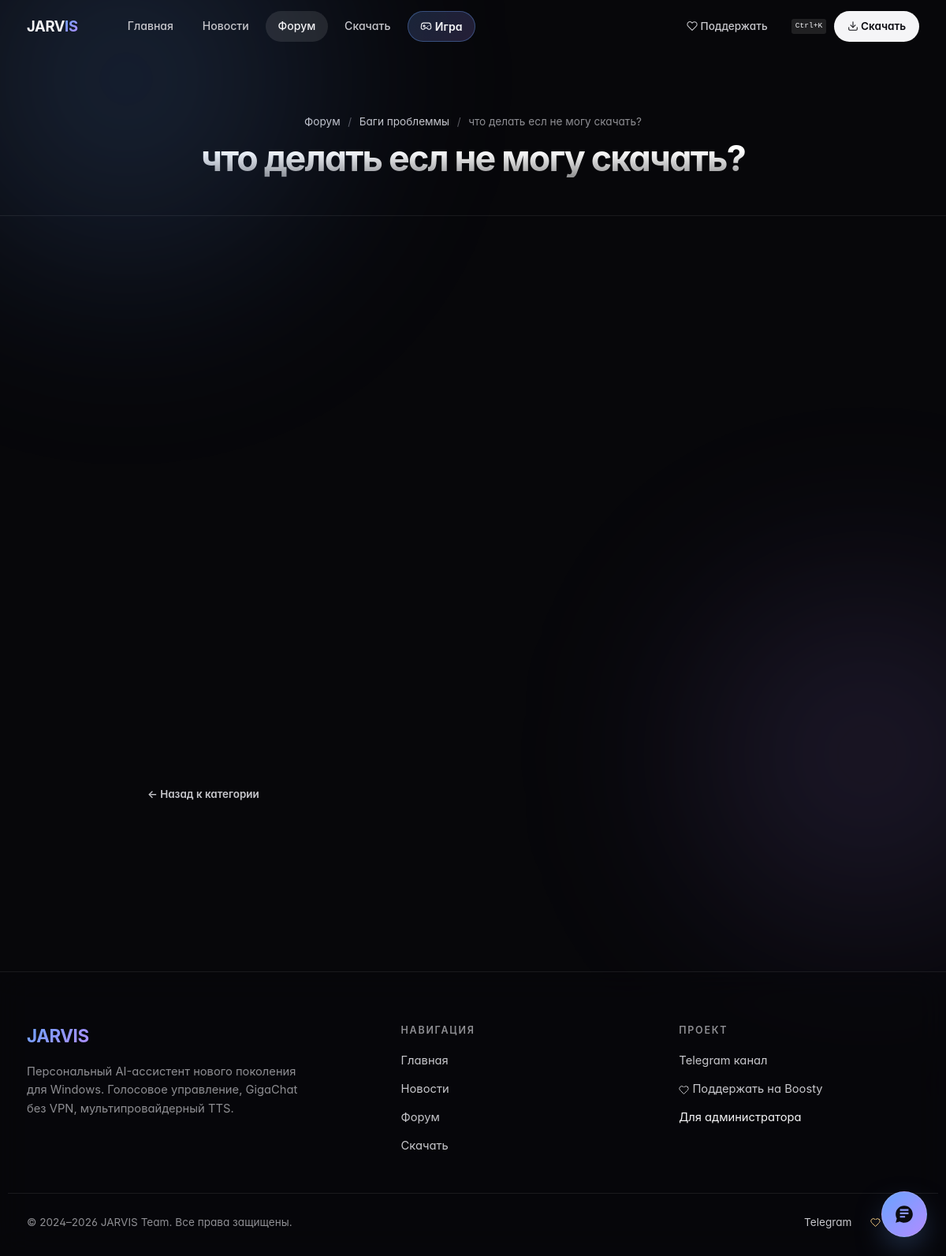
/forum/5/2, run on the app's committed database.
### tables this page shows
CREATE TABLE forum_categories (
    id INTEGER PRIMARY KEY AUTOINCREMENT,
    name TEXT NOT NULL,
    description TEXT DEFAULT '',
    icon TEXT DEFAULT '💬',
    sort_order INTEGER DEFAULT 0
);

CREATE TABLE forum_posts (
    id INTEGER PRIMARY KEY AUTOINCREMENT,
    category_id INTEGER REFERENCES forum_categories(id) ON DELETE CASCADE,
    title TEXT NOT NULL,
    content TEXT NOT NULL,
    author_name TEXT DEFAULT 'Аноним',
    views INTEGER DEFAULT 0,
    is_pinned INTEGER DEFAULT 0,
    is_locked INTEGER DEFAULT 0,
    created_at TIMESTAMP DEFAULT CURRENT_TIMESTAMP
);

### server.py (the view)
@app.route("/forum/<int:cat_id>/<int:post_id>", methods=["GET"])
def forum_post(cat_id, post_id):
    db = get_conn()
    post = db.execute("SELECT * FROM forum_posts WHERE id=? AND category_id=?",
                      (post_id, cat_id)).fetchone()
    if not post:
        abort(404)
    db.execute("UPDATE forum_posts SET views=views+1 WHERE id=?", (post_id,))
    db.commit()
    category = db.execute("SELECT * FROM forum_categories WHERE id=?", (cat_id,)).fetchone()
    replies = db.execute(
        "SELECT * FROM forum_replies WHERE post_id=? ORDER BY created_at", (post_id,)
    ).fetchall()
    return render_template("forum_post.html", post=post, replies=replies, category=category)

### database.py (called while the page is built)
def get_db():
    conn = sqlite3.connect(DB_PATH)
    conn.row_factory = sqlite3.Row
    conn.execute("PRAGMA foreign_keys = ON")
    return conn

### server.py (called while the page is built)
def get_conn():
    if "db" not in g:
        g.db = get_db()
    return g.db

@app.before_request
def track_visit():
    path = request.path
    if any(path.startswith(p) for p in SKIP_TRACK_PREFIXES):
        return
    try:
        import hashlib
        ip = request.headers.get("X-Forwarded-For", request.remote_addr or "")
        ip_hash = hashlib.md5(ip.encode()).hexdigest()[:12]
        referrer = (request.referrer or "")[:200]
        db = get_conn()
        db.execute(
            "INSERT INTO page_visits (path, ip_hash, referrer) VALUES (?, ?, ?)",
            (path, ip_hash, referrer)
        )
        db.commit()
    except Exception:
        pass

def _site_settings_dict():
    out = dict(DEFAULT_SETTINGS)
    try:
        rows = get_conn().execute("SELECT key, value FROM site_settings").fetchall()
        for r in rows:
            key, val = r["key"], r["value"]
            if not val and key not in _BOOL_SETTING_KEYS_BASE and key in DEFAULT_SETTINGS:
                out[key] = DEFAULT_SETTINGS[key]
            else:
                out[key] = val
    except Exception:
        pass
    return out

@app.context_processor
def inject_globals():
    s = _site_settings_dict()
    s["summer_design_bool"] = (s.get("summer_design", "0") == "1")
    s["event_active_bool"]  = (s.get("event_active",  "0") == "1")
    s["ann_enabled_bool"]   = (s.get("ann_enabled",   "0") == "1")
    s["gate_tg_enabled_bool"] = (s.get("gate_tg_enabled", "0") == "1")
    s["game_enabled_bool"]  = (s.get("game_enabled",  "0") == "1")
    return {
        "site":           s,
        "summer_design":  s["summer_design_bool"],
        "event_active":   s["event_active_bool"],
        "event_title":    s.get("event_title", ""),
    }

### templates/forum_post.html (shortened to what this page needs)
{% extends 'base.html' %}
{% from '_icons.html' import icon %}
{% block content %}
<div class="page-header">
    <div class="page-header-inner">
        <div class="breadcrumb">
            <a href="{{ url_for('forum') }}">Форум</a>
            <span class="breadcrumb-sep">/</span>
            <a href="{{ url_for('forum_category', cat_id=category['id']) }}">{{ category['name'] }}</a>
            <span class="breadcrumb-sep">/</span>
            <span>{{ post['title'][:50] }}{% if post['title']|length > 50 %}…{% endif %}</span>
        </div>
        <h1 class="page-header-title" style="font-size: clamp(1.6rem, 4vw, 2.8rem)">
            {{ post['title'] }}
        </h1>
    </div>
</div>
<section class="section" style="padding-top: 3rem;">
    <div class="thread">
        {% set author_initial = (post['author_name'] or 'A')[:1] %}
        <div style="margin-top: 2rem;">
            <a href="{{ url_for('forum_category', cat_id=category['id']) }}"
               class="btn btn-ghost btn-sm">← Назад к категории</a>
        </div>
    </div>
</section>
{% endblock %}

### static/css/style.css (style rules this page uses)
:root { --bg: #07070a; --bg-2: #0b0b10; --bg-3: #101018; --line: rgba(255, 255, 255, 0.08); --line-2: rgba(255, 255, 255, 0.14); --glass: rgba(255, 255, 255, 0.04); --glass-2: rgba(255, 255, 255, 0.07); --glass-hi: rgba(255, 255, 255, 0.10); --text: #f5f5f7; --text-2: #c7c7cc; --text-3: #8e8e93; --text-4: #5a5a60; --accent: #6aa3ff; --accent-2: #b18cff; --accent-3: #ff7ab6; --gold: #f4c87a; --danger: #ff5e5e; --success: #34d399; --radius-sm: 10px; --radius: 16px; --radius-lg: 22px; --radius-xl: 28px; --shadow-1: 0 4px 24px -8px rgba(0, 0, 0, 0.6); --shadow-2: 0 24px 60px -20px rgba(0, 0, 0, 0.7); --shadow-3: 0 40px 100px -30px rgba(0, 0, 0, 0.8); --ease: cubic-bezier(0.22, 1, 0.36, 1); --font: "Inter", -apple-system, BlinkMacSystemFont, "Segoe UI", system-ui, sans-serif; --font-display: "Inter", -apple-system, BlinkMacSystemFont, "Segoe UI", sans-serif; --font-mono: "JetBrains Mono", ui-monospace, "SF Mono", Menlo, Consolas, monospace; --container: 1180px; }
*, *::before, *::after { box-sizing: border-box; }
html { scroll-behavior: smooth; -webkit-text-size-adjust: 100%; }
body { margin: 0; background: var(--bg); color: var(--text); font-family: var(--font); font-feature-settings: "ss01", "cv11"; -webkit-font-smoothing: antialiased; -moz-osx-font-smoothing: grayscale; line-height: 1.55; overflow-x: hidden; min-height: 100vh; position: relative; }
a { color: inherit; text-decoration: none; }
h1, h2, h3, h4 { margin: 0; font-weight: 600; letter-spacing: -0.02em; line-height: 1.1; }
body::before, body::after { content: ""; position: fixed; pointer-events: none; z-index: 0; border-radius: 50%; filter: blur(120px); opacity: 0.55; will-change: transform; }
body::before { width: 720px; height: 720px; background: radial-gradient(circle, rgba(106, 163, 255, 0.45), transparent 70%); top: -260px; left: -200px; animation: float-a 22s var(--ease) infinite alternate; }
body::after { width: 640px; height: 640px; background: radial-gradient(circle, rgba(177, 140, 255, 0.35), transparent 70%); top: 40%; right: -220px; animation: float-b 26s var(--ease) infinite alternate; }
main, footer, nav, section { position: relative; z-index: 1; }
.section { padding: 7rem 0; position: relative; }
.btn { display: inline-flex; align-items: center; justify-content: center; gap: 0.55rem; padding: 0.78rem 1.4rem; border-radius: 999px; font-size: 0.92rem; font-weight: 600; line-height: 1; border: 1px solid transparent; transition: transform 0.2s var(--ease), background 0.25s var(--ease), border-color 0.25s var(--ease), box-shadow 0.25s var(--ease), color 0.2s var(--ease); white-space: nowrap; cursor: pointer; user-select: none; -webkit-tap-highlight-color: transparent; }
.btn-ghost { background: transparent; color: var(--text-2); border-color: transparent; }
.btn-sm { padding: 0.55rem 1rem; font-size: 0.84rem; }
.page-header { padding: 9rem 0 3rem; text-align: center; border-bottom: 1px solid var(--line); }
.page-header-inner { max-width: var(--container); margin: 0 auto; padding: 0 1.5rem; }
.page-header-title { font-family: var(--font-display); font-size: clamp(2.4rem, 6vw, 4.5rem); font-weight: 700; letter-spacing: -0.04em; line-height: 1.05; background: linear-gradient(180deg, #ffffff 30%, rgba(255, 255, 255, 0.55) 100%); -webkit-background-clip: text; background-clip: text; -webkit-text-fill-color: transparent; margin: 0; }
.breadcrumb { display: flex; align-items: center; gap: 0.6rem; justify-content: center; font-size: 0.85rem; color: var(--text-3); margin-bottom: 0.8rem; }
.breadcrumb a { color: var(--text-2); transition: color 0.2s; }
.breadcrumb-sep { color: var(--text-4); }
.thread { max-width: 860px; margin: 0 auto; }

### data on the page
forum_categories: name "Баги проблеммы"
forum_posts: title "что делать есл не могу скачать?"
